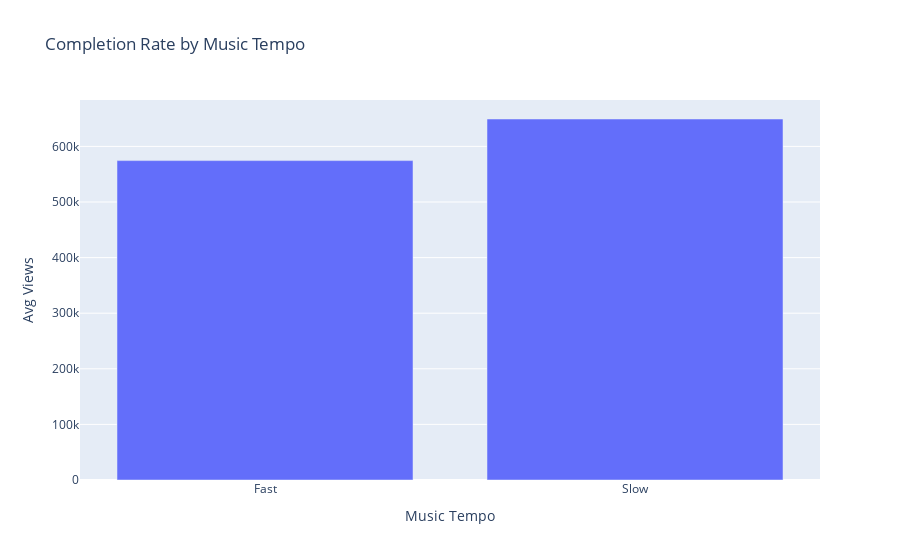

This figure's notebook cell:
### Code cell
# Insight 2.3: Does music tempo affect completion rate?
df['music_tempo'] = df['video.volumeInfo.Loudness'].apply(lambda x: 'Fast' if x > df['video.volumeInfo.Loudness'].median() else 'Slow')
completion_by_tempo = df.groupby('music_tempo')[['statsV2.playCount']].mean().reset_index()
fig6 = px.bar(completion_by_tempo, x='music_tempo', y='statsV2.playCount',
              title="Completion Rate by Music Tempo",
              labels={'music_tempo': 'Music Tempo', 'statsV2.playCount': 'Avg Views'})
fig6.show()

### Figure 1 — Plotly figure (JSON) as saved in the notebook; plotly's stock layout.template omitted (floating-point values rounded to 4 significant figures)
{"data": [{"alignmentgroup": "True", "hovertemplate": "Music Tempo=%{x}<br>Avg Views=%{y}<extra></extra>", "legendgroup": "", "marker": {"color": "#636efa", "pattern": {"shape": ""}}, "name": "", "offsetgroup": "", "orientation": "v", "showlegend": false, "textposition": "auto", "type": "bar", "x": ["Fast", "Slow"], "xaxis": "x", "y": [574500.0, 649300.0], "yaxis": "y"}], "layout": {"barmode": "relative", "legend": {"tracegroupgap": 0}, "title": {"text": "Completion Rate by Music Tempo"}, "xaxis": {"anchor": "y", "domain": [0, 1], "title": {"text": "Music Tempo"}}, "yaxis": {"anchor": "x", "domain": [0, 1], "title": {"text": "Avg Views"}}}}
